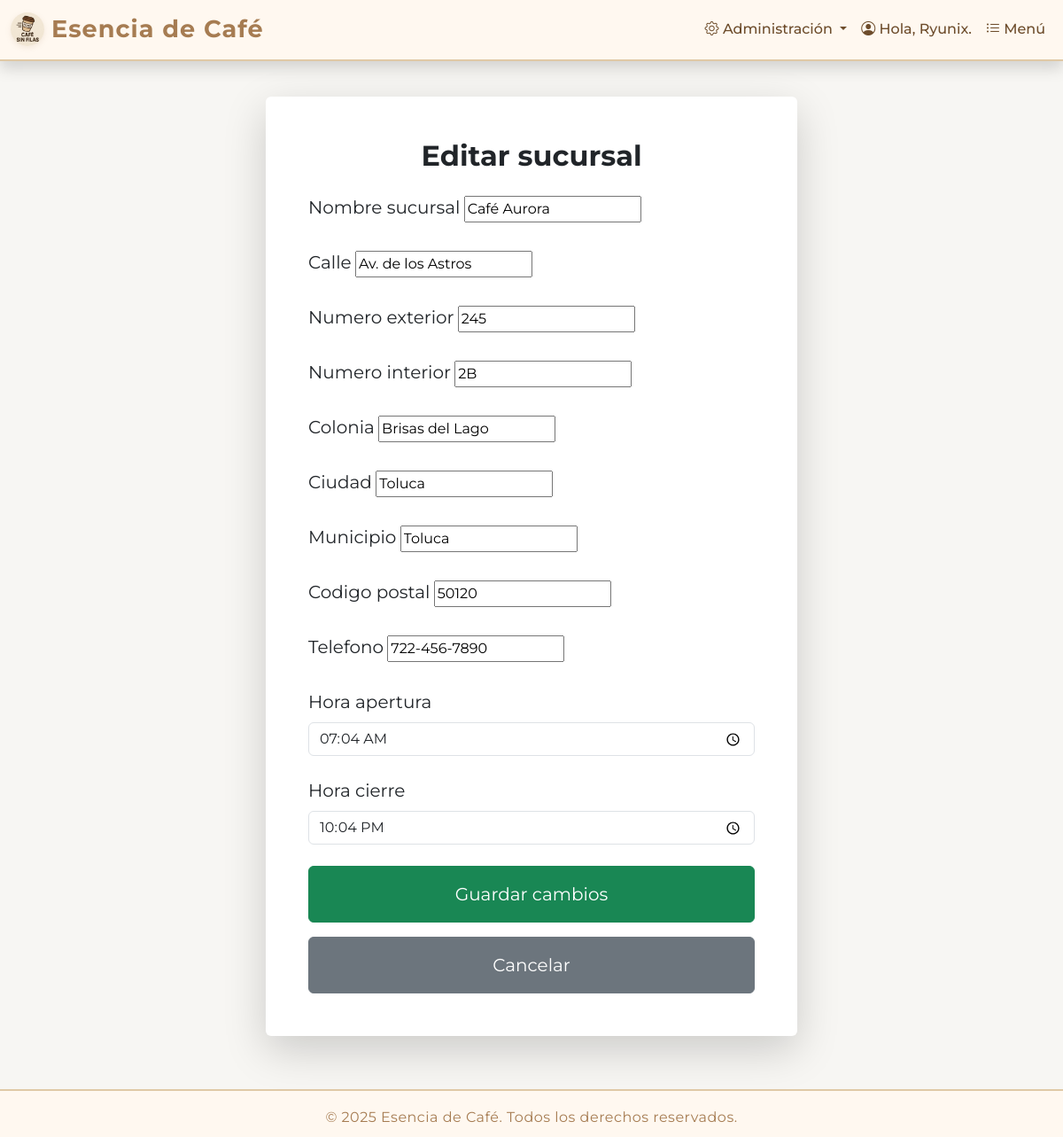
Page /sucursales/2/editar/ (signed in) on the committed database.
### pedido/models.py (models this page shows, shortened)
class Sucursal(models.Model):
    nombre_sucursal = models.CharField(max_length=100)
    calle = models.CharField(max_length=100)
    numero_exterior = models.CharField(max_length=10)
    numero_interior = models.CharField(max_length=10, blank=True, null=True)
    colonia = models.CharField(max_length=100)
    ciudad = models.CharField(max_length=100)
    municipio = models.CharField(max_length=100)
    codigo_postal = models.CharField(max_length=10)
    telefono = models.CharField(max_length=20)
    hora_apertura = models.TimeField()
    hora_cierre = models.TimeField()

### gestion/views.py (the view)
@user_passes_test(es_gerente)
def editar_sucursal(request, sucursal_id):
    sucursal = get_object_or_404(Sucursal, id=sucursal_id)
    if request.method == 'POST':
        form = SucursalForm(request.POST, instance=sucursal)
        if form.is_valid():
            form.save()
            return redirect('lista_sucursales')
    else:
        form = SucursalForm(instance=sucursal)
    return render(request, 'gestion/editar_sucursal.html', {'form': form, 'sucursal': sucursal})

### gestion/forms.py
class SucursalForm(forms.ModelForm):
    class Meta:
        model = Sucursal
        fields = '__all__'
        widgets = {
            'hora_apertura': forms.TimeInput(attrs={'type': 'time', 'class': 'form-control'}),
            'hora_cierre': forms.TimeInput(attrs={'type': 'time', 'class': 'form-control'}),
        }

### SisWebCafe/context_processors.py (called while the page is built)
def es_gerente(request):
    if request.user.is_authenticated:
        return {'es_gerente': request.user.groups.filter(name='Gerente').exists()}
    return {'es_gerente': False}

### gestion/views.py (called while the page is built)
def es_gerente(user):
    return user.is_authenticated and user.groups.filter(name='Gerente').exists()

### templates/gestion/editar_sucursal.html (shortened to what this page needs)
{% extends "Principal/base.html" %} {% block content %}
<div
  class="bg-white p-5 rounded shadow-lg"
  style="max-width: 600px; margin: 40px auto"
>
  <h2 class="fw-bold text-dark mb-4 text-center">
    {% if sucursal %}Editar sucursal{% else %}Agregar sucursal{% endif %}
  </h2>
  <form method="post" class="text-start">
    {% csrf_token %} {% for field in form %}
    <div class="mb-4">
      <label for="{{ field.id_for_label }}" class="form-label text-dark fs-5"
        >{{ field.label }}</label
      >
      {{ field }}
    </div>
    {% endfor %}
    <button type="submit" class="btn btn-success w-100 py-3 fs-5">
      {% if sucursal %}Guardar cambios{% else %}Guardar sucursal{% endif %}
    </button>
    <a
      href="{% url 'lista_sucursales' %}"
      class="btn btn-secondary mt-3 w-100 py-3 fs-5"
      >Cancelar</a
    >
  </form>
</div>
{% endblock %}

### templates/Principal/base.html (shortened to what this page needs)
{% load static %}
<!DOCTYPE html>
<html lang="es">
  <head>
    <link
      href="https://cdn.jsdelivr.net/npm/bootstrap@5.3.0/dist/css/bootstrap.min.css"
      rel="stylesheet"
    />
    <link href="https://cdn.jsdelivr.net/npm/bootstrap-icons@1.11.3/font/bootstrap-icons.min.css" rel="stylesheet">
  </head>
  <body>
    {% if user.is_authenticated and user.is_staff %}
      <nav class="navbar navbar-light shadow sticky-top">
        <div class="container-fluid">
          <span class="navbar-brand mb-0 h1"><i class="bi bi-cash-register"></i> Panel de Caja</span>
          <a class="btn btn-outline-danger" href="{% url 'logout' %}"><i class="bi bi-box-arrow-right"></i> Cerrar sesión</a>
        </div>
      </nav>
    {% else %}
      <nav class="navbar navbar-expand-lg shadow sticky-top">
        <div class="container-fluid">
          <a class="navbar-brand d-flex align-items-center" href="/">
            <img src="{% static 'img/logo.jpg' %}" alt="Logo" width="38" class="me-2">
            Esencia de Café
          </a>
          <div class="collapse navbar-collapse" id="navbarNav">
            <ul class="navbar-nav ms-auto align-items-center">
              {% if es_gerente %}
              <li class="nav-item dropdown">
                <a
                  class="nav-link dropdown-toggle"
                  href="#"
                  id="adminDropdown"
                  role="button"
                  data-bs-toggle="dropdown"
                  aria-expanded="false"
                >
                  <i class="bi bi-gear"></i> Administración
                </a>
              </li>
              <li class="nav-item">
                <a class="nav-link" href="/perfil"><i class="bi bi-person-circle"></i> Hola, {{user.username}}.</a>
              </li>
              <li class="nav-item">
                <a class="nav-link" href="/productos"><i class="bi bi-list-ul"></i> Menú</a>
              </li>
              {% endif %}
            </ul>
          </div>
        </div>
      </nav>
    {% endif %}
    <div class="container mt-4">{% block content %} {% endblock %}</div>
    <footer>
      <div>
        <span>&copy; {{ now|default:2025 }} Esencia de Café. Todos los derechos reservados.</span>
      </div>
    </footer>
  </body>
</html>

### templates/Principal/base.html (style rules this page uses)
:root { --cafe-oscuro: #6d4c2b; --cafe-medio: #a67c52; --cafe-claro: #fff8f0; --cafe-dorado: #e0c9a6; --cafe-acento: #d2691e; --cafe-blanco: #f7f6f3; }
body { font-family: 'Montserrat', Arial, sans-serif; background: var(--cafe-blanco); }
.navbar { background: var(--cafe-claro) !important; border-bottom: 2px solid var(--cafe-dorado); box-shadow: 0 2px 8px rgba(166,124,82,0.07); }
.navbar-brand { font-weight: 700; color: var(--cafe-medio) !important; letter-spacing: 1px; font-size: 1.7rem; }
.nav-link { color: var(--cafe-oscuro) !important; font-weight: 500; transition: color 0.2s; }
footer { background: var(--cafe-claro); color: var(--cafe-medio); text-align: center; padding: 18px 0 10px 0; border-top: 2px solid var(--cafe-dorado); margin-top: 60px; font-size: 1rem; letter-spacing: 0.5px; }
.navbar-brand img { border-radius: 50%; box-shadow: 0 2px 6px rgba(166,124,82,0.13); }

### rows in the picture
Sucursal: form "Café Aurora" "Av. de los Astros" "245" "2B" "Brisas del Lago" "Toluca" "Toluca" "50120" "722-456-7890" "07:04:00" "22:04:00"

### other values in the picture
{{ user.username }} "Ryunix"
{{ field.label }} "Nombre sucursal" "Calle" "Numero exterior" "Numero interior" "Colonia" "Ciudad" "Municipio" "Codigo postal" "Telefono" "Hora apertura" "Hora cierre"
{{ now|default:2025 }} "2025"
